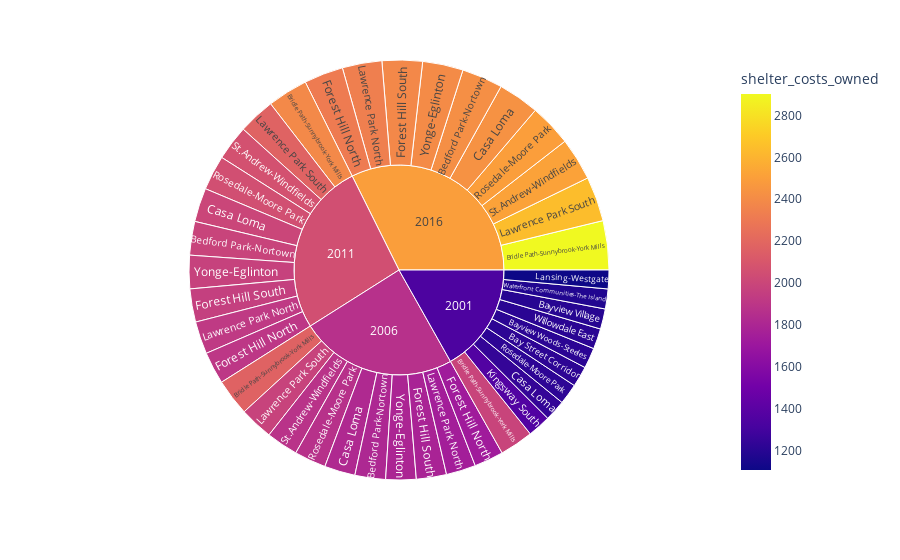

The code cell stored with this chart in its notebook:
### Code cell
px.sunburst(expensive_neighbourhoods, path = [expensive_neighbourhoods.index, 'neighbourhood'], values = 'shelter_costs_owned', color = 'shelter_costs_owned')

### Figure 1 — Plotly figure (JSON) as saved in the notebook; plotly's stock layout.template omitted (floating-point values rounded to 4 significant figures)
{"data": [{"branchvalues": "total", "customdata": [[1218], [1197], [1212], [1808], [1988], [2418], [1983], [2170], [2387], [2903], [1241], [1819], [2001], [2434], [1731], [1904], [2316], [1781], [1959], [2383], [1362], [1106], [1748], [1922], [2338], [1977], [2174], [2644], [1219], [1868], [2054], [2498], [1881], [2069], [2516], [1177], [1207], [1793], [1972], [2398], [1336.0], [1866.0], [2052.0], [2496.0]], "domain": {"x": [0, 1], "y": [0, 1]}, "hovertemplate": "labels=%{label}<br>shelter_costs_owned_sum=%{value}<br>parent=%{parent}<br>id=%{id}<br>shelter_costs_owned=%{color}<extra></extra>", "ids": ["2001/Bay Street Corridor", "2001/Bayview Village", "2001/Bayview Woods-Steeles", "2006/Bedford Park-Nortown", "2011/Bedford Park-Nortown", "2016/Bedford Park-Nortown", "2001/Bridle Path-Sunnybrook-York Mills", "2006/Bridle Path-Sunnybrook-York Mills", "2011/Bridle Path-Sunnybrook-York Mills", "2016/Bridle Path-Sunnybrook-York Mills", "2001/Casa Loma", "2006/Casa Loma", "2011/Casa Loma", "2016/Casa Loma", "2006/Forest Hill North", "2011/Forest Hill North", "2016/Forest Hill North", "2006/Forest Hill South", "2011/Forest Hill South", "2016/Forest Hill South", "2001/Kingsway South", "2001/Lansing-Westgate", "2006/Lawrence Park North", "2011/Lawrence Park North", "2016/Lawrence Park North", "2006/Lawrence Park South", "2011/Lawrence Park South", "2016/Lawrence Park South", "2001/Rosedale-Moore Park", "2006/Rosedale-Moore Park", "2011/Rosedale-Moore Park", "2016/Rosedale-Moore Park", "2006/St.Andrew-Windfields", "2011/St.Andrew-Windfields", "2016/St.Andrew-Windfields", "2001/Waterfront Communities-The Island", "2001/Willowdale East", "2006/Yonge-Eglinton", "2011/Yonge-Eglinton", "2016/Yonge-Eglinton", "2001", "2006", "2011", "2016"], "labels": ["Bay Street Corridor", "Bayview Village", "Bayview Woods-Steeles", "Bedford Park-Nortown", "Bedford Park-Nortown", "Bedford Park-Nortown", "Bridle Path-Sunnybrook-York Mills", "Bridle Path-Sunnybrook-York Mills", "Bridle Path-Sunnybrook-York Mills", "Bridle Path-Sunnybrook-York Mills", "Casa Loma", "Casa Loma", "Casa Loma", "Casa Loma", "Forest Hill North", "Forest Hill North", "Forest Hill North", "Forest Hill South", "Forest Hill South", "Forest Hill South", "Kingsway South", "Lansing-Westgate", "Lawrence Park North", "Lawrence Park North", "Lawrence Park North", "Lawrence Park South", "Lawrence Park South", "Lawrence Park South", "Rosedale-Moore Park", "Rosedale-Moore Park", "Rosedale-Moore Park", "Rosedale-Moore Park", "St.Andrew-Windfields", "St.Andrew-Windfields", "St.Andrew-Windfields", "Waterfront Communities-The Island", "Willowdale East", "Yonge-Eglinton", "Yonge-Eglinton", "Yonge-Eglinton", "2001", "2006", "2011", "2016"], "marker": {"coloraxis": "coloraxis", "colors": [1218, 1197, 1212, 1808, 1988, 2418, 1983, 2170, 2387, 2903, 1241, 1819, 2001, 2434, 1731, 1904, 2316, 1781, 1959, 2383, 1362, 1106, 1748, 1922, 2338, 1977, 2174, 2644, 1219, 1868, 2054, 2498, 1881, 2069, 2516, 1177, 1207, 1793, 1972, 2398, 1336.0, 1866.0, 2052.0, 2496.0]}, "name": "", "parents": ["2001", "2001", "2001", "2006", "2011", "2016", "2001", "2006", "2011", "2016", "2001", "2006", "2011", "2016", "2006", "2011", "2016", "2006", "2011", "2016", "2001", "2001", "2006", "2011", "2016", "2006", "2011", "2016", "2001", "2006", "2011", "2016", "2006", "2011", "2016", "2001", "2001", "2006", "2011", "2016", "", "", "", ""], "type": "sunburst", "values": [1218, 1197, 1212, 1808, 1988, 2418, 1983, 2170, 2387, 2903, 1241, 1819, 2001, 2434, 1731, 1904, 2316, 1781, 1959, 2383, 1362, 1106, 1748, 1922, 2338, 1977, 2174, 2644, 1219, 1868, 2054, 2498, 1881, 2069, 2516, 1177, 1207, 1793, 1972, 2398, 12922, 18576, 20430, 24848]}], "layout": {"autosize": true, "coloraxis": {"colorbar": {"title": {"text": "shelter_costs_owned"}}, "colorscale": [[0, "#0d0887"], [0.1111, "#46039f"], [0.2222, "#7201a8"], [0.3333, "#9c179e"], [0.4444, "#bd3786"], [0.5556, "#d8576b"], [0.6667, "#ed7953"], [0.7778, "#fb9f3a"], [0.8889, "#fdca26"], [1, "#f0f921"]]}, "legend": {"tracegroupgap": 0}, "margin": {"t": 60}}}
